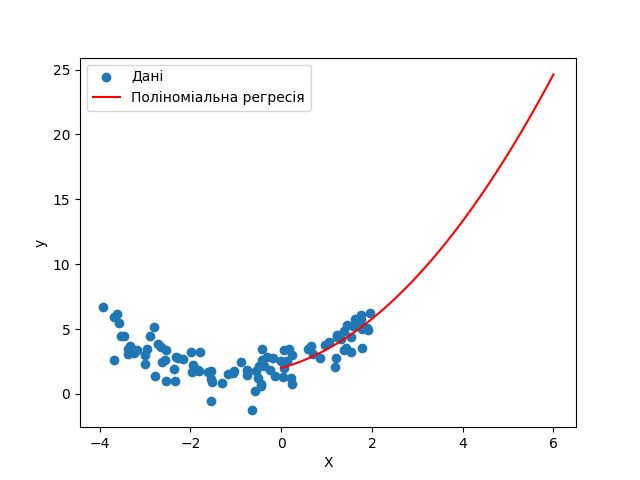

Write Python code to recreate this figure.
import matplotlib.pyplot as plt
import numpy as np
from sklearn.linear_model import LinearRegression
from sklearn.preprocessing import PolynomialFeatures

m = 100
X = 6 * np.random.rand(m, 1) - 4
y = 0.5 * X**2 + X + 2 + np.random.randn(m, 1)
# Побудова поліноміальних ознак (квадратичних) для X
poly_features = PolynomialFeatures(degree=2, include_bias=False)
X_poly = poly_features.fit_transform(X.reshape(-1, 1))
# Виведення значень ознак X[0] та X_poly на екран
print("Значення ознак X[0]:", X[0])
print("Значення ознак після перетворення:", X_poly[0])
# Підгонка лінійної моделі до розширених даних
lin_reg = LinearRegression()
lin_reg.fit(X_poly, y)
# Виведення значень коефіцієнтів полінома
intercept = lin_reg.intercept_
coefficients = lin_reg.coef_
print("Значення intercept:", intercept)
print("Значення коефіцієнтів:", coefficients)
# Генерація значень для побудови графіку
X_plot = np.linspace(0, 6, 100)
y_plot = lin_reg.predict(poly_features.transform(X_plot.reshape(-1, 1)))
# Побудова графіку
plt.scatter(X, y, label="Дані")
plt.plot(X_plot, y_plot, label="Поліноміальна регресія", color="red")
plt.xlabel("X")
plt.ylabel("у")
plt.legend()
plt.savefig("LR_4_task_5.png")
